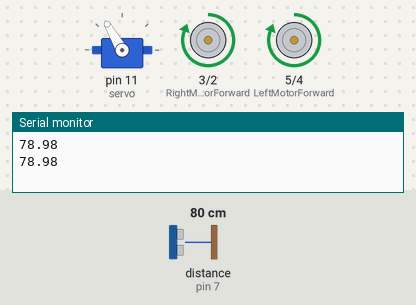
Bench run of a sketch on a simulated Arduino Uno, built with avr-gcc and run on an emulated ATmega328P. Shown: servo, motor-driver pin pairs drawn as motors (green arrow = first pin HIGH = forward, orange = second pin HIGH = backward, longer = more drive), the last lines printed to the serial monitor. Wiring (inferred from the names in the program): ultrasonic range finder: trigger pin 6; echo pin 7. Inputs (shaded band) come from the test bench; at power-on: distance to the obstacle (sensor on pin 7) 80 cm. The echo pulse lasts 58.3 µs per cm.

Above: at 0.63 s.
1.4 s: distance to the obstacle (sensor on pin 7) set to 2 cm
At 1.75 s:
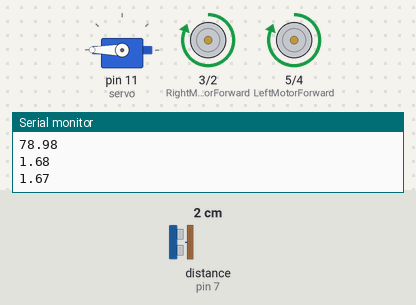
4.4 s: distance to the obstacle (sensor on pin 7) set to 35 cm
At 4.42 s:
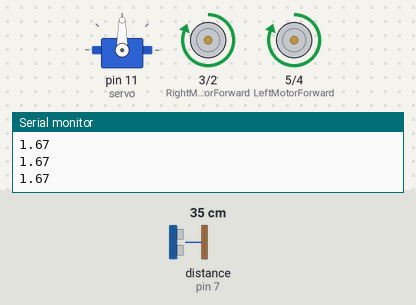
7.4 s: distance to the obstacle (sensor on pin 7) set to 4 cm
At 8.66 s:
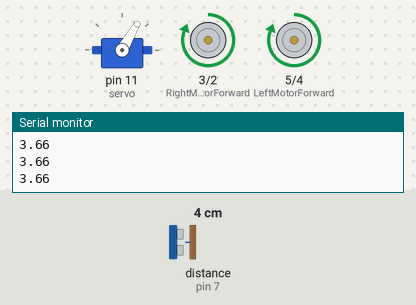
Timing chart, 0 to 16.4 s (numbered marks = the images above; inputs shaded):
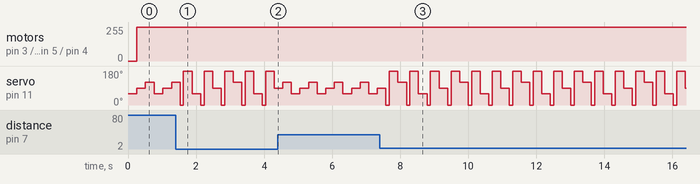

The sketch:

sketch_feb07b.ino
```cpp
//Setup Servo
#include<Servo.h>
Servo servo;

//Define Motors
const int LeftMotorForward = 5;
const int LeftMotorBackward = 4;
const int RightMotorForward = 3;
const int RightMotorBackward = 2;

//Define Sensor
const int trig = 6;
const int echo = 7;

//Sensor Variables
float duration_us, distance_cm;
int obst;
int obstacle;
const int threshold = 20;

//Servo Variables
int rot_modif = 0;

void setup(){

  //Debug
  Serial.begin(9600);

  //Setting Pins
  pinMode(RightMotorForward, OUTPUT);
  pinMode(LeftMotorForward, OUTPUT);
  pinMode(LeftMotorBackward, OUTPUT);
  pinMode(RightMotorBackward, OUTPUT);
  pinMode(trig, OUTPUT);
  pinMode(echo, INPUT);

  //Setting Servo
  servo.attach(11);
  servo.write(90);

}

void loop(){

  obst = checkStraight();
  if (obst == 0){
    driveStraight();
  }
  else{
    obst = checkLeft();
    if(obst == 0){
      turnLeft();
    }
    else{
      obst = checkRight();
      if(obst == 0){
        turnRight();
      }
    }
  }

}

void driveStraight(){

    //Left Motor Forward
    digitalWrite(LeftMotorForward, HIGH);
    digitalWrite(LeftMotorBackward, LOW);

    //Right Motor Forward
    digitalWrite(RightMotorForward, HIGH);
    digitalWrite(RightMotorBackward, LOW);

}

void turnRight(){

    //Sensor Forward
    servo.write(90);

    //Left Motor Forward
    digitalWrite(LeftMotorForward, HIGH);
    digitalWrite(LeftMotorBackward, LOW);

    //Right Motor Backward
    digitalWrite(RightMotorForward, LOW);
    digitalWrite(RightMotorBackward, HIGH);

    //Rotate Until Nothing Is In Front + 100 ms
    while(obstacle == 1){
      obstacle = sensDistance();
    }

    delay(50);

}

void turnLeft(){

    //Sensor Forward
    servo.write(90);

    //Left Motor Backward
    digitalWrite(LeftMotorForward, LOW);
    digitalWrite(LeftMotorBackward, HIGH);

    //Right Motor Forward
    digitalWrite(RightMotorForward, HIGH);
    digitalWrite(RightMotorBackward, LOW);

    //Rotate Until Nothing Is In Front + 100 ms
    while(obstacle == 1){
      obstacle = sensDistance();
    }

    delay(50);

}

int checkStraight(){

  //Turn Servo/Sensor
  servo.write(60 + rot_modif);
  delay(250);

  //Higher FOV
  rot_modif += 30;
  if(rot_modif > 60){
    rot_modif = 0;
  }

  //Use Sensor
  obst = sensDistance();
  return obst;
}

int checkRight(){

  //Turn Servo/Sensor
  servo.write(180);
  delay(250);

  //Use Sensor
  obst = sensDistance();
  return obst;
}

int checkLeft(){

  //Turn Servo/Sensor
  servo.write(0);
  delay(100);

  //Use Sensor
  obst = sensDistance();
  return obst;
}

int sensDistance(){

  //Send Out Pulse
  digitalWrite(trig,HIGH);
  delayMicroseconds(10);
  digitalWrite(trig,LOW);

  //Read Return
  duration_us = pulseIn(echo,HIGH);
  distance_cm = 0.017 * duration_us;

  //Debug
  Serial.println(distance_cm);

  //Check If Obstacle Is Close And Return
  if(distance_cm > threshold){
    return 0;
  }
  else{
    return 1;
  }

}
```

Measured:
- by itself, servo on pin 11 (servo): repeats every 1.8 s: 180° 0.25 s, 120° 0.25 s, 0° 0.10 s, 180° 0.25 s, 60° 0.25 s, 0° 0.10 s, 180° 0.25 s, 90° 0.25 s, 0° 0.10 s
